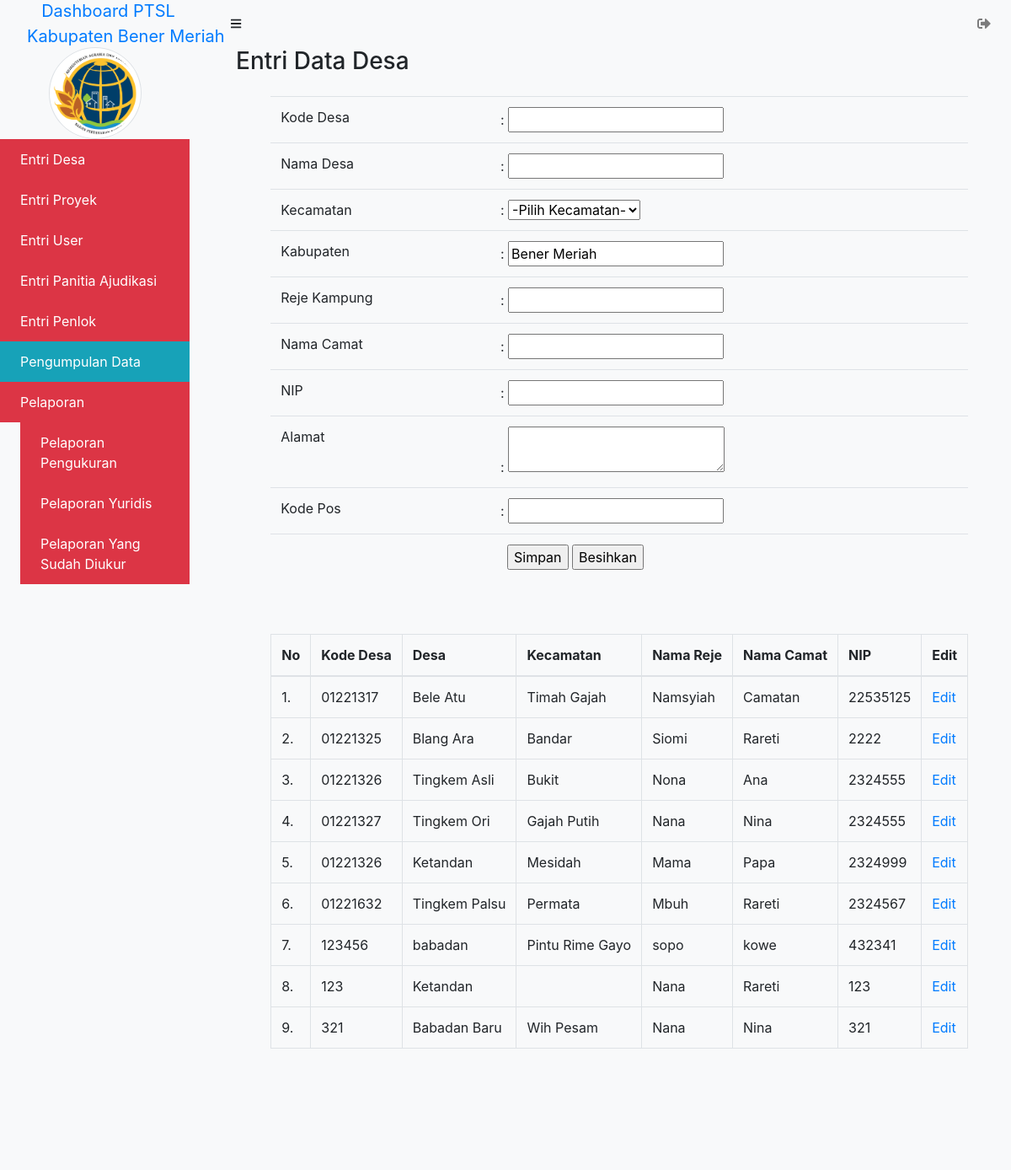
/admin/data_desa (signed in), run on an earlier commit of the app's database.
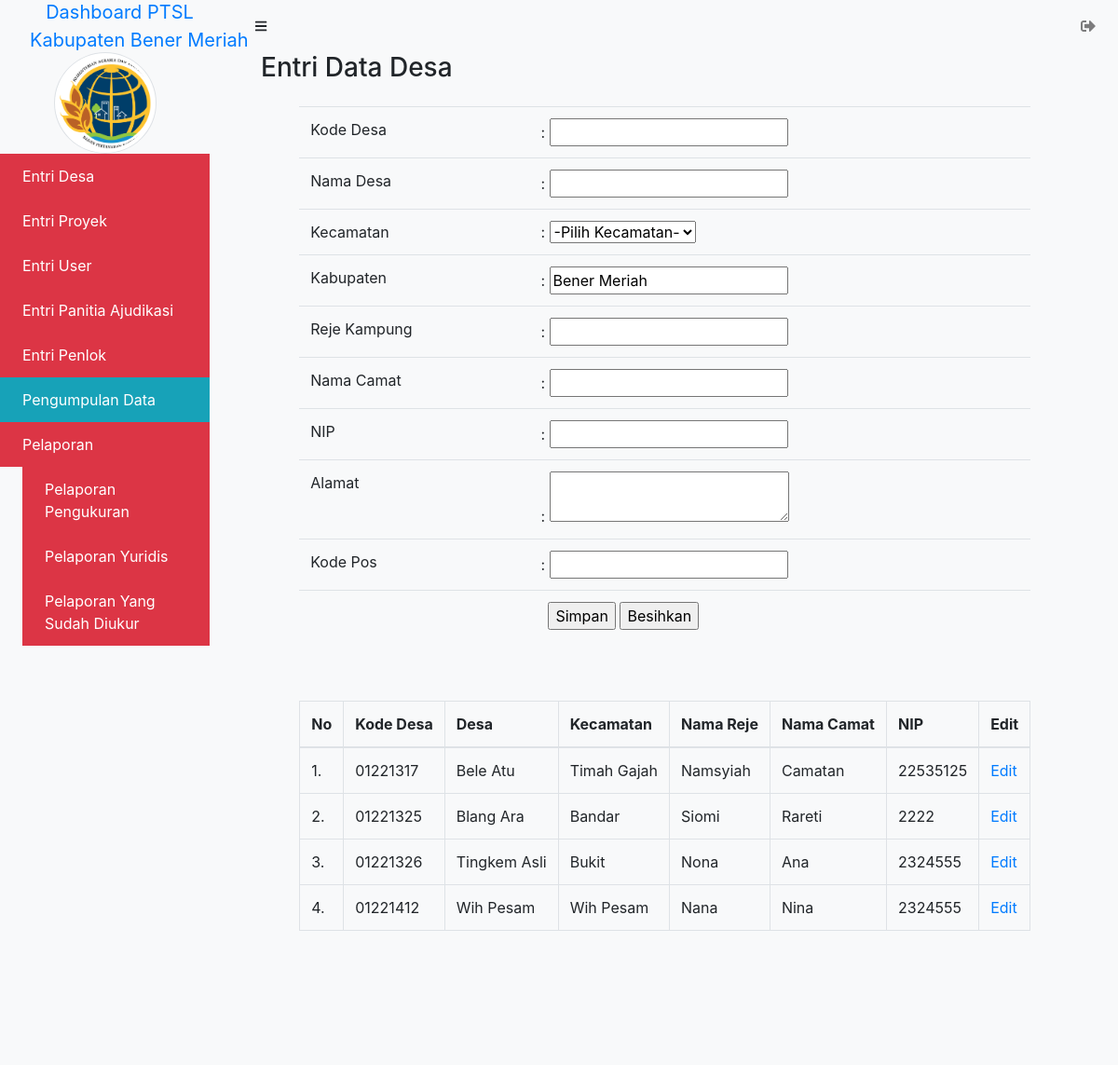
And on a later commit of the database.
### tables this page shows
CREATE TABLE `desa` (
  `id_desa` int(11) NOT NULL,
  `id_kecamatan` int(11) NOT NULL,
  `kode_desa` varchar(50) NOT NULL,
  `nama_desa` varchar(225) NOT NULL,
  `kabupaten` varchar(225) NOT NULL,
  `reje_kampung` varchar(225) NOT NULL,
  `nama_camat` varchar(100) NOT NULL,
  `nip` varchar(50) NOT NULL,
  `alamat` text NOT NULL,
  `kode_pos` varchar(20) NOT NULL
);

CREATE TABLE `kecamatan` (
  `id_kecamatan` int(11) NOT NULL,
  `nama_kecamatan` varchar(225) NOT NULL
);

### admin/_config/config.php (called while the page is built, shortened)
<?php
function base_url($url = null) {
    $base_url = "http://localhost:8080/ptslbm";
    if ($url != null) {
        return $base_url."/".$url;
    } else {
        return $base_url;
    }
}
?>

### admin/data_desa/index.php (the view, shortened to what this page needs)
<?php $title = "Entri Data Desa";
include_once('../_header.php');
?>
			<div id="layoutSidenav_content">
                <main>
                    <div class="container-fluid">
                        <ol>
                            <li class="breadcrumb-item">
                               <h3> Entri Data Desa</h3>
                            </li>
                        </ol>
                        <div class="row">
                        	<div class="col-xl-auto offset-xl-1">
<?php
function tambah($koneksi){
	?>
		<form action="" method="POST">
			<fieldset>
				<div class="table-responsive">
					<table class="table table-responsive-sm table-hover" border="0">
						<tr>
							<td>Kode Desa </td>
							<td> : <input type="number" name="kode_desa" required /></td>
						</tr>
						<tr>
							<td>Nama Desa </td>
							<td> : <input type="text" name="nama_desa" required /></label></td>
						</tr>
						<tr>
							<td>Kecamatan</td>
							<td> :
						        <select name="id_kecamatan" required>
								            <option disabled selected value="">-Pilih Kecamatan-</option>
								</select>
					        </td>
					    </tr>
						<tr>
							<td>Kabupaten </td>
							<td> : <input type="text" name="kabupaten" value="Bener Meriah" required/></td>
						</tr>
						<tr>
							<td>Reje Kampung </td>
							<td> : <input type="text" name="reje_kampung" required/></td>
						</tr>
						<tr>
							<td>Nama Camat </td>
							<td> : <input type="text" name="nama_camat" /></td>
						</tr>
						<tr>
							<td>NIP </td>
							<td> : <input type="number" name="nip" /></td>
						</tr>
						<tr>
							<td>Alamat </td>
							<td> : <textarea name="alamat" row="4" cols="23"></textarea></td>
						</tr>
						<tr>
							<td>Kode Pos </td>
							<td> : <input type="number" name="kode_pos" /></td>
						</tr>
						<tr>
							<td></td>
							<td><label class="ml-2">
							<input type="submit" name="btn_simpan" value="Simpan"/>
							<input type="reset" name="reset" value="Besihkan"/>
						</label></td>
						</tr>
					</table>
					<br>
				</div>
			</fieldset>
		</form>
	<?php
}
function tampil_data($koneksi){
	$sql = "SELECT * FROM desa LEFT JOIN kecamatan ON desa.id_kecamatan = kecamatan.id_kecamatan";
	$query = mysqli_query($koneksi, $sql);
	$nomor = 1;
		echo "<fieldset>";
		echo "<div class='table-responsive'>";
		echo "<table class='table table-responsive-sm table-bordered table-hover' id='desa' border='1' cellpadding='10'>";
		echo "<thead>";
			echo "<tr>";
			echo "<th>No</th>
				<th>Kode Desa</th>
				<th>Desa</th>
				<th>Kecamatan</th>
				<th>Nama Reje</th>
				<th>Nama Camat</th>
				<th>NIP</th>
				<th>Edit</th>";
			echo "</tr>";
		echo "</thead>";
		echo "<tbody>";
	while($data = mysqli_fetch_array($query)){
		?>
			<tr>
				<td><?= $nomor++; ?>.</td>
				<td><?php echo $data['kode_desa']; ?></td>
				<td><?php echo $data['nama_desa']; ?></td>
				<td><?php echo $data['nama_kecamatan']; ?></td>
				<td><?php echo $data['reje_kampung']; ?></td>
				<td><?php echo $data['nama_camat']; ?></td>
				<td><?php echo $data['nip']; ?></td>
				<td>
					<a href="index.php?aksi=update&id=<?php echo $data['id_desa']; ?>&kode_desa=<?php echo $data['kode_desa']; ?>&nama_desa=<?php echo $data['nama_desa']; ?>&kecamatan=<?php echo $data['nama_kecamatan']; ?>&kabupaten=<?php echo $data['kabupaten']; ?>&reje_kampung=<?php echo $data['reje_kampung']; ?>&nama_camat=<?php echo $data['nama_camat']; ?>&nip=<?php echo $data['nip']; ?>&alamat=<?php echo $data['alamat']; ?>&kode_pos=<?php echo $data['kode_pos']; ?>">Edit</a>
				</td>
			</tr>
		<?php
	}
	echo "</tbody>";
	echo "</table>";
	echo "</fieldset>";
}
		?>
		<?php
if (isset($_GET['aksi'])){
	switch($_GET['aksi']){
		case "create":
			echo '<a href="index.php"> &laquo; Home</a>';
			tambah($koneksi);
			break;
		case "read":
			tampil_data($koneksi);
			break;
		case "update":
			ubah($koneksi);
			tampil_data($koneksi);
			break;
		case "delete":
			hapus($koneksi);
			break;
		default:
			echo "<h3>Aksi <i>".$_GET['aksi']."</i> tidaka ada!</h3>";
			tambah($koneksi);
			tampil_data($koneksi);
	}
} else {
	tambah($koneksi);
	tampil_data($koneksi);
}
?>
                    		</div>
                    	</div>
                    </div>
				</div>
			</div>
<?php include_once('../_footer.php'); ?>

### admin/_header.php (shortened to what this page needs)
<?php require_once "_config/config.php";
if (isset($_SESSION['admin']) OR (isset($_SESSION['p_yuridis']) OR (isset($_SESSION['p_ukur']) OR (isset($_SESSION['p_desa']))))) { ?>
<!DOCTYPE html>
<html lang="en">
    <head>
        <link href="<?= base_url('admin/_assets/dist/css/styles.css'); ?>" rel="stylesheet" />
        <link href="<?=base_url('admin/_assets/dataTables/Responsive-2.2.6/css/responsive.bootstrap.min.css')?>" rel="stylesheet" type="text/css" />
        <link href="https://cdn.datatables.net/1.10.20/css/dataTables.bootstrap4.min.css" rel="stylesheet" />
        <link href="<?=base_url('admin/_assets/dataTables/datatables.css')?>" rel="stylesheet" type="text/css" />
    </head>
    <body class="sb-nav-fixed bg-light">
        <nav class="sb-topnav navbar navbar-expand navbar-light bg-light">
            <a class="navbar-brand text-center text-primary" href="<?=base_url('admin/data_desa/index.php')?>/"> Dashboard PTSL </br>
            Kabupaten Bener Meriah</a>
            <button class="btn btn-link btn-sm order-1 order-lg-0 ml-4" id="sidebarToggle" href="#"><i class="fas fa-bars"></i></button>
            <ul class="navbar-nav ml-auto ml-md-0">
                    <a class="nav-link" href="<?= base_url('admin/auth/logout.php');?>" role="button" onClick="return confirm('Yakin keluar dari Aplikasi?')"><i class="fas fa-sign-out-alt"></i></a>
            </ul>
        </nav>
        <div id="layoutSidenav">
            <div id="layoutSidenav_nav">
                <nav class="sb-sidenav accordion sb-sidenav-light" id="sidenavAccordion">
                    <div class="sb-sidenav-menu">
                        <div class="nav">
                            <img class="rounded-circle img-thumbnail m-auto mb-2" src="<?= base_url('admin/_assets/bener.jpg');?>" alt="" width="110" height="110">
                            <a class="nav-link bg-danger text-white" href="<?= base_url('admin/data_desa');?>">
                                Entri Desa
                            </a>
                            <a class="nav-link bg-danger text-white" href="<?= base_url('admin/data_proyek');?>">
                                Entri Proyek
                            </a>
                            <a class="nav-link bg-danger text-white" href="<?= base_url('admin/data_user');?>">
                                Entri User
                            </a>
                            <a class="nav-link bg-danger text-white" href="<?= base_url('admin/data_panitia_ajudikasi');?>">
                                Entri Panitia Ajudikasi
                            </a>
                            <a class="nav-link bg-danger text-white" href="<?= base_url('admin/data_penlok');?>">
                                Entri Penlok
                            </a>
                            <a class="nav-link collapsed bg-info text-white" href="#" data-toggle="collapse" data-target="#collapseLayouts" aria-expanded="false" aria-controls="collapseLayouts">
                                Pengumpulan Data
                            </a>
                            <a class="nav-link bg-danger text-white" href="<?= base_url('admin/pelaporan');?>">
                                Pelaporan
                            </a>
                                <nav class="sb-sidenav-menu-nested nav">
                                    <a class="nav-link bg-danger text-white" href="<?= base_url('admin/pelaporan/pelaporan_pengukuran');?>">
                                        Pelaporan Pengukuran
                                    </a>
                                    <a class="nav-link bg-danger text-white" href="<?= base_url('admin/pelaporan/pelaporan_yuridis');?>">
                                        Pelaporan Yuridis
                                    </a>
                                    <a class="nav-link bg-danger text-white" href="<?= base_url('admin/pelaporan/pelaporan_yg_sdh_diukur');?>">
                                        Pelaporan Yang Sudah Diukur
                                    </a>
                                </nav>
                    </div>
                </nav>
            </div>
<?php
} else {
    header("location: ../auth/login.php");
}
?>

### admin/_footer.php (shortened to what this page needs)
                <div class="container">
                    <div class="row">
                        <h1>&nbsp;</h1>
                    </div>
                    <div class="row">
                        <h1>&nbsp;</h1>
                    </div>
                </div>
                <footer class="fixed-bottom py-4 bg-light mt-5">
                </footer>
    </body>
</html>

What changed in the data, as far as the page shows it:
removed desa: kode_desa "01221326", nama_desa "Ketandan", id_kecamatan.nama_kecamatan "Mesidah", reje_kampung "Mama", nama_camat "Papa", nip "2324999"
removed desa: kode_desa "01221632", nama_desa "Tingkem Palsu", id_kecamatan.nama_kecamatan "Permata", reje_kampung "Mbuh", nama_camat "Rareti", nip "2324567"
removed desa: kode_desa "123456", nama_desa "babadan", id_kecamatan.nama_kecamatan "Pintu Rime Gayo", reje_kampung "sopo", nama_camat "kowe", nip "432341"
removed desa: kode_desa "123", nama_desa "Ketandan", reje_kampung "Nana", nama_camat "Rareti", nip "123"
removed desa: kode_desa "321", nama_desa "Babadan Baru", id_kecamatan.nama_kecamatan "Wih Pesam", reje_kampung "Nana", nama_camat "Nina", nip "321"
changed desa "Nana": kode_desa "01221327" → "01221412"; nama_desa "Tingkem Ori" → "Wih Pesam"; id_kecamatan.nama_kecamatan "Gajah Putih" → "Wih Pesam"
